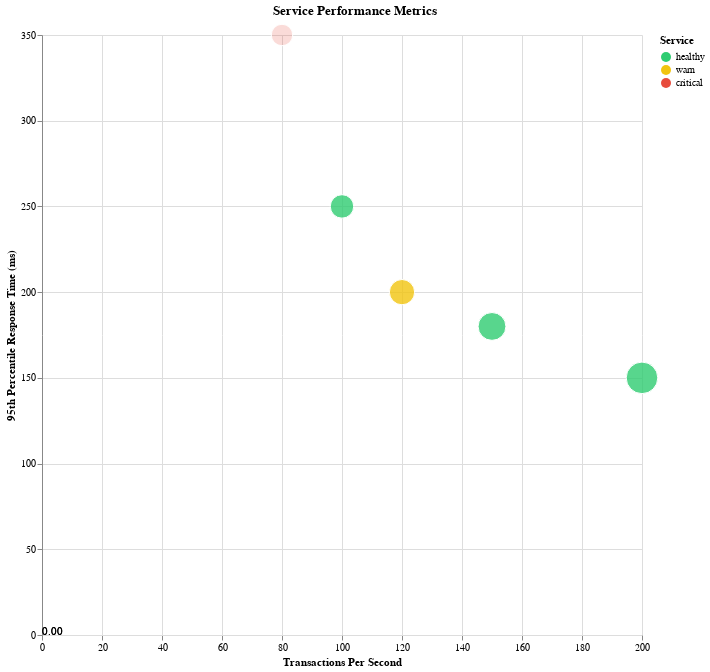

Here is the Vega-Lite specification saved for this chart:
### Vega specification from a JSON file in a GitHub repository (floating-point values rounded to 4 significant figures)
{"$schema": "https://vega.github.io/schema/vega/v5.json", "width": 600, "height": 600, "padding": 5, "title": "Service Performance Metrics", "signals": [{"name": "xValue", "value": 0, "on": [{"events": "mousemove", "update": "invert('x', x())"}]}, {"name": "yValue", "value": 0, "on": [{"events": "mousemove", "update": "invert('y', y())"}]}, {"name": "flash", "value": 0, "on": [{"events": {"type": "timer", "throttle": 300}, "update": "flash + 1"}]}], "data": [{"name": "source", "values": [{"service": "Service A", "tps": 100, "p95": 250, "status": "healthy"}, {"service": "Service B", "tps": 150, "p95": 180, "status": "healthy"}, {"service": "Service C", "tps": 80, "p95": 350, "status": "critical"}, {"service": "Service D", "tps": 200, "p95": 150, "status": "healthy"}, {"service": "Service E", "tps": 120, "p95": 200, "status": "warn"}]}], "scales": [{"name": "x", "type": "linear", "domain": {"data": "source", "field": "tps"}, "range": "width", "nice": true, "zero": true}, {"name": "y", "type": "linear", "domain": {"data": "source", "field": "p95"}, "range": "height", "nice": true, "zero": true}, {"name": "size", "type": "linear", "domain": {"data": "source", "field": "tps"}, "range": [100, 1000]}, {"name": "scale_color", "type": "ordinal", "domain": ["healthy", "warn", "critical"], "range": ["#2ecc71", "#f1c40f", "#e74c3c"]}], "axes": [{"scale": "x", "grid": true, "orient": "bottom", "title": "Transactions Per Second"}, {"scale": "y", "grid": true, "orient": "left", "title": "95th Percentile Response Time (ms)"}], "legends": [{"fill": "scale_color", "title": "Service", "symbolSize": 100}], "marks": [{"type": "symbol", "from": {"data": "source"}, "encode": {"enter": {"x": {"scale": "x", "field": "tps"}, "y": {"scale": "y", "field": "p95"}, "size": {"scale": "size", "field": "tps"}, "stroke": {"value": "white"}, "strokeWidth": {"value": 1}, "tooltip": {"signal": "{'Service': datum.service, 'TPS': datum.tps, 'P95 (ms)': datum.p95}"}}, "update": {"fill": {"scale": "scale_color", "field": "status"}, "fillOpacity": {"signal": "datum.status === 'critical' ? 0.2 + 0.8 * (flash % 2) : 0.8"}, "tooltip": {"signal": "{'Service': datum.service, 'TPS': datum.tps, 'P95 (ms)': datum.p95}"}}, "hover": {"fillOpacity": {"value": 1}}}}, {"type": "rule", "encode": {"enter": {"stroke": {"value": "#652c90"}}, "update": {"x": {"signal": "xValue", "scale": "x"}, "y": {"signal": "height"}, "x2": {"signal": "xValue", "scale": "x"}, "y2": {"signal": "yValue", "scale": "y"}, "strokeWidth": {"value": 2}, "opacity": {"value": 1}}}}, {"type": "rule", "encode": {"enter": {"stroke": {"value": "#652c90"}}, "update": {"x": {"value": 0}, "y": {"signal": "yValue", "scale": "y"}, "x2": {"signal": "xValue", "scale": "x"}, "y2": {"signal": "yValue", "scale": "y"}, "strokeWidth": {"value": 2}, "opacity": {"value": 1}}}}, {"type": "text", "encode": {"update": {"x": {"signal": "xValue", "scale": "x"}, "y": {"signal": "height"}, "text": {"signal": "format(xValue, ',.2f')"}}}}, {"type": "text", "encode": {"update": {"x": {"signal": "0"}, "y": {"signal": "yValue", "scale": "y"}, "text": {"signal": "format(yValue, ',.2f')"}}}}]}
